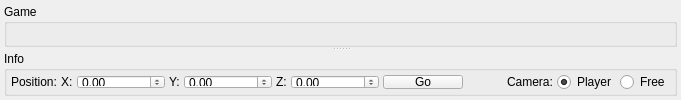
      <widget class="QWidget" name="widget_display" native="true">
       <property name="minimumSize">
        <size>
         <width>0</width>
         <height>0</height>
        </size>
       </property>
       <layout class="QVBoxLayout" name="verticalLayout_9">
        <property name="spacing">
         <number>4</number>
        </property>
        <property name="margin">
         <number>4</number>
        </property>
        <item>
         <widget class="QSplitter" name="splitter_9">
          <property name="orientation">
           <enum>Qt::Vertical</enum>
          </property>
          <widget class="QGroupBox" name="groupBox_game">
           <property name="minimumSize">
            <size>
             <width>0</width>
             <height>0</height>
            </size>
           </property>
           <property name="title">
            <string>Game</string>
           </property>
           <layout class="QHBoxLayout" name="horizontalLayout_17">
            <property name="margin">
             <number>2</number>
            </property>
           </layout>
          </widget>
          <widget class="QGroupBox" name="groupBox_view">
           <property name="maximumSize">
            <size>
             <width>16777215</width>
             <height>45</height>
            </size>
           </property>
           <property name="title">
            <string>Info</string>
           </property>
           <layout class="QGridLayout" name="gridLayout_6">
            <property name="margin">
             <number>4</number>
            </property>
            <property name="spacing">
             <number>4</number>
            </property>
            <item row="0" column="0">
             <widget class="QLabel" name="label_info_pos_t">
              <property name="text">
               <string>Position:</string>
              </property>
             </widget>
            </item>
            <item row="0" column="1">
             <widget class="QLabel" name="label_info_posx">
              <property name="text">
               <string>X:</string>
              </property>
             </widget>
            </item>
            <item row="0" column="2">
             <widget class="QDoubleSpinBox" name="doubleSpinBox_info_posx">
              <property name="minimum">
               <double>-100000.000000000000000</double>
              </property>
              <property name="maximum">
               <double>100000.000000000000000</double>
              </property>
             </widget>
            </item>
            <item row="0" column="3">
             <widget class="QLabel" name="label_info_posx_2">
              <property name="text">
               <string>Y:</string>
              </property>
             </widget>
            </item>
            <item row="0" column="4">
             <widget class="QDoubleSpinBox" name="doubleSpinBox_info_posy">
              <property name="minimum">
               <double>-100000.000000000000000</double>
              </property>
              <property name="maximum">
               <double>100000.000000000000000</double>
              </property>
             </widget>
            </item>
            <item row="0" column="5">
             <widget class="QLabel" name="label_info_posx_3">
              <property name="text">
               <string>Z:</string>
              </property>
             </widget>
            </item>
            <item row="0" column="6">
             <widget class="QDoubleSpinBox" name="doubleSpinBox_info_posz">
              <property name="minimum">
               <double>-100000.000000000000000</double>
              </property>
              <property name="maximum">
               <double>100000.000000000000000</double>
              </property>
             </widget>
            </item>
            <item row="0" column="7">
             <widget class="QPushButton" name="pushButton_info_go">
              <property name="text">
               <string>Go</string>
              </property>
              <property name="icon">
               <iconset resource="editor.qrc">
                <normaloff>:/Editor/Resources/icons/PNG/onebit_10.png</normaloff>:/Editor/Resources/icons/PNG/onebit_10.png</iconset>
              </property>
             </widget>
            </item>
            <item row="0" column="8">
             <spacer name="horizontalSpacer_9">
              <property name="orientation">
               <enum>Qt::Horizontal</enum>
              </property>
              <property name="sizeType">
               <enum>QSizePolicy::MinimumExpanding</enum>
              </property>
              <property name="sizeHint" stdset="0">
               <size>
                <width>40</width>
                <height>20</height>
               </size>
              </property>
             </spacer>
            </item>
            <item row="0" column="9">
             <widget class="QLabel" name="label_info_viewtype">
              <property name="text">
               <string>Camera:</string>
              </property>
             </widget>
            </item>
            <item row="0" column="10">
             <widget class="QRadioButton" name="radioButton_info_player">
              <property name="text">
               <string>Player</string>
              </property>
              <property name="checked">
               <bool>true</bool>
              </property>
             </widget>
            </item>
            <item row="0" column="11">
             <widget class="QRadioButton" name="radioButton_info_free">
              <property name="text">
               <string>Free</string>
              </property>
             </widget>
            </item>
           </layout>
          </widget>
         </widget>
        </item>
       </layout>
      </widget>
